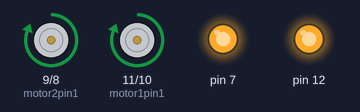
The sketch below on a simulated Arduino Uno, built with avr-gcc and run on an emulated ATmega328P. Parts: motor-driver pin pairs drawn as motors (green arrow = first pin HIGH = forward, orange = second pin HIGH = backward, longer = more drive), output pins drawn as LEDs (lit = HIGH).

Above: at 1.5 s.
At 4.5 s:
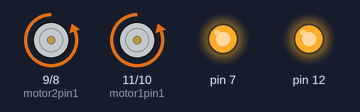
Timing chart, 0 to 6.9 s (numbered marks = the images above):
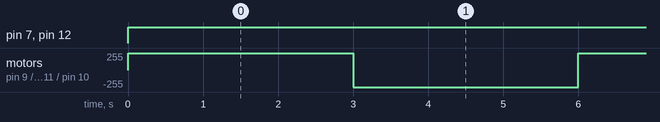

Measured:
- by itself, pin 7, pin 12: LOW → HIGH at 0.00 s
- by itself, motor on pin 9 (motor2pin1) / pin 8 (motor2pin2), motor on pin 11 (motor1pin1) / pin 10 (motor1pin2): alternates forward 255/255 for 3.0 s and backward 255/255 for 3.0 s

The sketch:

L298.ino
```cpp
int motor1pin1 = 11;
int motor1pin2 = 10;

int motor2pin1 = 9;
int motor2pin2 = 8;

void setup() {
  // put your setup code here, to run once:
  pinMode(motor1pin1, OUTPUT);
  pinMode(motor1pin2, OUTPUT);
  pinMode(motor2pin1,   OUTPUT);
  pinMode(motor2pin2, OUTPUT);


}

void loop() {
   // put your main code here, to run repeatedly:

  //Controlling speed (0 = off and 255 = max speed):
  //(Optional)
  analogWrite(12, 255); //ENA   pin
  analogWrite(7, 255); //ENB pin
  //(Optional)

  digitalWrite(motor1pin1,   HIGH);
  digitalWrite(motor1pin2, LOW);

  digitalWrite(motor2pin1, HIGH);
  digitalWrite(motor2pin2, LOW);
  delay(3000);

  digitalWrite(motor1pin1,   LOW);
  digitalWrite(motor1pin2, HIGH);

  digitalWrite(motor2pin1, LOW);
   digitalWrite(motor2pin2, HIGH);
  delay(3000);
}
```
